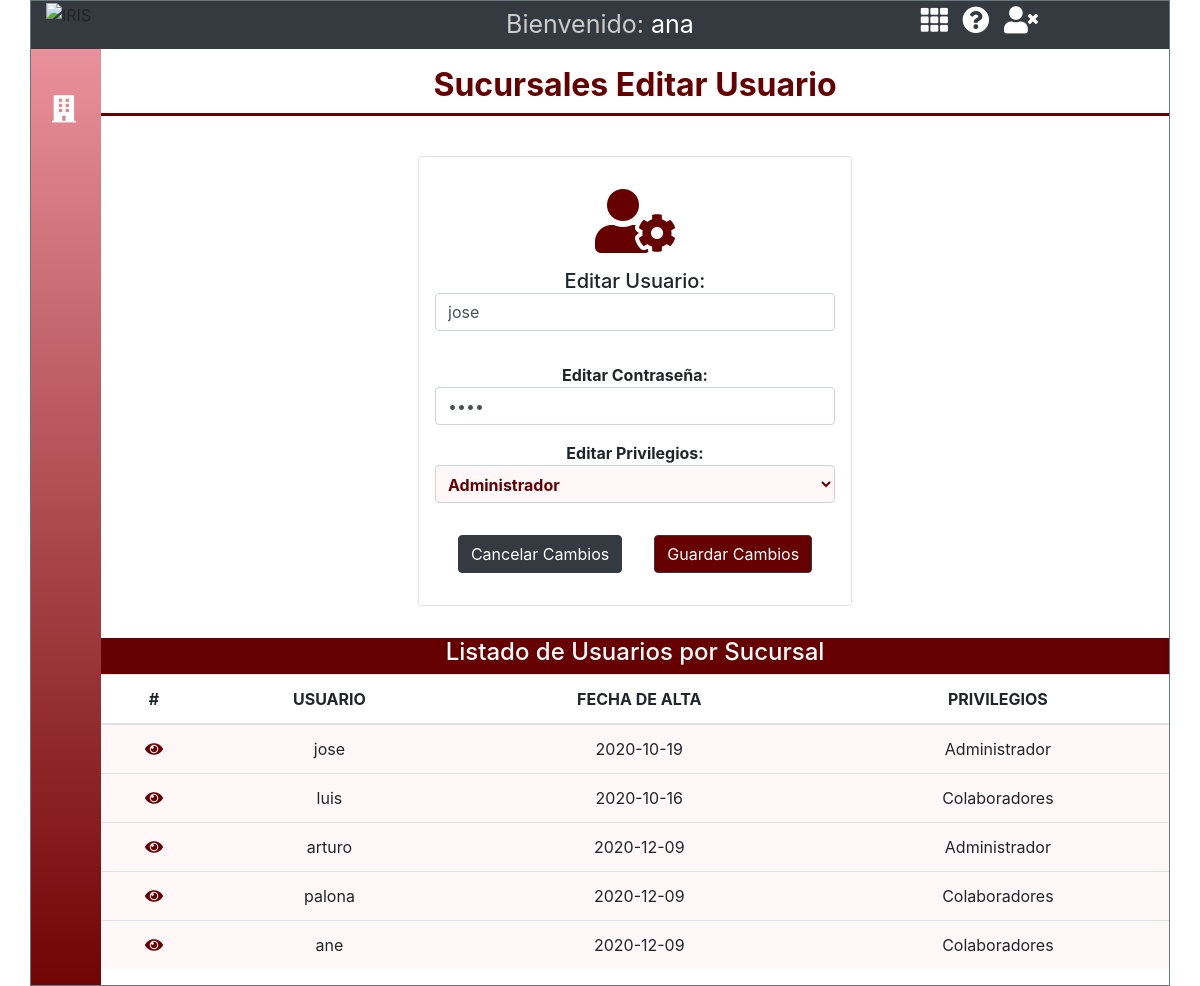
The app's page /views/sucursales_edicion_user.php?idcol=2&ids=1 (signed in) with its own data.
### tables this page shows
CREATE TABLE `colaboradores` (
  `id` int(11) NOT NULL,
  `nomcol` varchar(100) DEFAULT NULL,
  `fechacol` date DEFAULT NULL,
  `correo` varchar(100) DEFAULT NULL,
  `cuenta` varchar(100) DEFAULT NULL,
  `contra` varchar(100) DEFAULT NULL,
  `idrol` int(11) DEFAULT NULL
);

CREATE TABLE `sucursal` (
  `id` int(11) NOT NULL,
  `nomsuc` varchar(100) DEFAULT NULL,
  `dirsuc` varchar(100) DEFAULT NULL,
  `telsuc` varchar(50) DEFAULT NULL,
  `cp` varchar(20) NOT NULL,
  `estado` varchar(50) NOT NULL
);

CREATE TABLE `rol` (
  `id` int(11) NOT NULL,
  `tipo_rol` varchar(100) DEFAULT NULL,
  `cambios` varchar(100) DEFAULT NULL
);

### model/conexion.php (called while the page is built)
<?php
class conexion{
    public static function con(){
        include 'liga_BD.php';
        $link->set_charset("utf8");
        return $link;
    }
}
?>

### model/model_sucursal.php (called while the page is built, shortened)
<?php
include 'conexion.php';
class consul{
    private $db;
    private $lista;
    public function __construct(){
        $this->db=conexion::con();
        $this->lista=array();
    }
    public function sucursal($ids){
        $consulta=$this->db->query("SELECT * FROM sucursal WHERE id=$ids");
        while($filas=$consulta->fetch_assoc()){
            $this->lista[]=$filas;
        }
        return $this->lista;
    }
    public function colaboradorSucIc($idsuc){
        $consulta=$this->db->query("SELECT colaboradores.id as idcol, colaboradores.nomcol, colaboradores.cuenta, colaboradores.fechacol, rol.tipo_rol,sucursal.id as idsuc  from colaboradores INNER JOIN sucursal_colaborador on colaboradores.id=sucursal_colaborador.idcol INNER JOIN sucursal on sucursal.id=sucursal_colaborador.idsuc INNER JOIN rol ON colaboradores.idrol=rol.id WHERE sucursal.id=$idsuc AND rol.tipo_rol!='SuperAdministrador'");
        while($filas=$consulta->fetch_assoc()){
            $this->lista[]=$filas;
        }
        return $this->lista;
    }
    public function colaboradores($idc){
        $consulta=$this->db->query("SELECT nomcol, idrol , cuenta FROM colaboradores WHERE id=$idc");
        while($filas=$consulta->fetch_assoc()){
            $this->lista[]=$filas;
        }
        return $this->lista;
    }
    public function colaborador($id){
        $consulta=$this->db->query("SELECT colaboradores.id as idcols, colaboradores.nomcol as nomc, colaboradores.contra as contra, rol.tipo_rol as tipo_rol, rol.id as id_rol, colaboradores.fechacol as fcol, colaboradores.correo as correocol, colaboradores.cuenta as cuecol, sucursal.id as idsc FROM colaboradores INNER JOIN rol ON rol.id=colaboradores.idrol INNER JOIN sucursal_colaborador on sucursal_colaborador.idcol=colaboradores.id INNER JOIN sucursal ON sucursal.id=sucursal_colaborador.idsuc WHERE colaboradores.id=$id");
        while($filas=$consulta->fetch_assoc()){
            $this->lista[]=$filas;
        }
        return $this->lista;
    }
    public function roladm()
    {
        $rol = $this->db->query("SELECT rol.id as id_rol, rol.tipo_rol as tipo_rol FROM rol WHERE rol.id<>1");
        while ($filas = $rol->fetch_assoc()) {
            $this->lista[] = $filas;
        }
        return $this->lista;
    }
}
?>

### views/sucursales_edicion_user.php (the view, shortened to what this page needs)
<?php
require_once("../model/model_sucursal.php");
if($_SESSION['rol']==="SuperAdministrador"){
  $idcolsuc = $_GET['idcol'];
  $idsucur = $_GET['ids'];
  $col= new consul();
  $detallecolsuc = $col->colaboradorSucIc($idsucur);
  $col2= new consul();
  $detallecoledit = $col2->colaborador($idcolsuc);
  $roles = $col2->roladm();
  $col1= new consul();
  $detalleCol = $col1->colaboradores($_SESSION['idc']);
  $col5= new consul();
  $detalleSuc = $col5->sucursal($idsucur);
}
?>
<!DOCTYPE html>
<html lang="es">
<head>
    <link async href="../content/css/bootstrap.css" rel="stylesheet">
    <link  async rel="stylesheet" href="../content/css/estilos.css">
    <link href="../vendor/fontawesome-free/css/all.min.css" rel="stylesheet" type="text/css">
    <link rel="stylesheet" href="../content/js/popper.min.js">
  </head>
  <body>
<div class="container border border-secondary">
  <div class="row bg-dark">
              <div class="col-md-4 d-none d-md-block"><img src="../content/imagenes/logo.png" alt="IRIS" class="logo_iris"></div>
              <div class="col-sm-6 col-md-4 text-center user_text">
              <?php foreach ($detalleCol as $row) { ?>
               <span class="gris_claro">Bienvenido:</span> <?php echo $row['cuenta']; ?>
                </div>
              <div class="col-sm-6 col-md-4 iconos_menu ">
                <div class="text-center">
                <a href="menus_cuadros.php"><i class="fas fa-th"></i></a>
                <a href="#"><i class="fas fa-question-circle"></i></a>
                <a href="../model/cerrar.php"><i class="fas fa-user-times"></i></a>
                </div>
              </div>
  </div>
  <div class="row ">
    <div class="d-flex flex-row">
      <div>
        <div class="menu_lateral iconos_menu degradado ">
        <?php if($row['idrol']==1){
          foreach ($detalleSuc as $row6) {?>
          <a href="sucursales_detalle.php?ids=<?php echo $row6['id']; ?>"><i class="fas fa-building m-3 " data-toggle="tooltip" data-placement="right" title="Sucursales">
        </i>
        </a>
        <?php } }else{?>
          <a href="sucursales_detalle.php"><i class="fas fa-building m-3 " data-toggle="tooltip" data-placement="right" title="Sucursales">
        </i>
        </a>
       <?php }?>
    </div>
  </div>
      <div class="">
        <div class="contenedor_cabezal  border_seccion bg-white mb-2">
          <h1 class="text-center rojo_obscuro titulo_seccion mt-3 mb-2">Sucursales Editar Usuario</h1>
      </div>
      <form  action="../controller/add_colaborador.php" method="post" enctype="multipart/form-data">
     <div class="d-flex justify-content-center p-3">
            <div class="border rounded p-3 text-center box_sucursal m-3">
            <?php foreach ($detallecoledit as $row2) { ?>
              <i class="fas fa-user-cog fa-4x m-3 rojo_obscuro"></i>
              <p class=" h5"> Editar Usuario:
               <?php if($row['idrol']==1){ ?>
                <input type="text"  class="form-control" name="nomcola" id="nomcola" value="<?php echo $row2['cuecol']; ?>" style="width:400px">
               <?php } else{?>
                <input type="text"  class="form-control" name="nomcola" id="nomcola" value="<?php echo $row2['cuecol']; ?>" style="width:400px" readonly>
               <?php }?>
              </p> <br>
              <p class="font-weight-bold ">Editar Contraseña:
              <input type="password" class="form-control activar" name="contracola" id="contracola" value="<?php echo $row2['contra']; ?>" style="width:400px; "></p>
              <p class="font-weight-bold ">
               Editar Privilegios:
               <?php if($row['idrol']==1){ ?>
              <select name="id_rol" id="id_rol" class="p-2 color_rojo_suave rojo_obscuro font-weight-bold form-control">
              <?php
                        foreach ($roles as $ro) {
                    ?>
                        <option value="<?php echo $ro['id_rol']; ?>"> <?php echo $ro['tipo_rol']; ?></option>
                        <?php
                        }
                    ?>
                </select>
                  <?php }?>
            </p>
        <?php
          } ?>
            <div class="d-flex justify-content-center">
            <?php if($row['idrol']==1){ foreach ($detalleSuc as $row6) {?>
              <a href="sucursales_detalle.php?ids=<?php echo $row6['id']; ?>" type="button" class="btn btn-dark  m-3">
              Cancelar Cambios</a>
              <?php }} else {?>
                <a href="sucursales_detalle.php?" type="button" class="btn btn-dark  m-3"> Cancelar Cambios</a>
                <?php }?>
              <button type="submit" name="edit_col" class="btn btn-dark  m-3 rojo_obscuro_btn" value="Guardar datos">
                       Guardar Cambios
          </button>
            </div>
        </div>
    </div>
    </form>
    <div class="d-flex rojo_obscuro_btn text-white justify-content-center">
      <div><p class="text-center h4">Listado de Usuarios por Sucursal</p></div>
    </div>
    <div class="d-flex flex-row">
         <table class="table">
              <thead>
                <tr>
                  <th scope="col" class="text-center">#</th>
                  <th scope="col" class="text-center"> USUARIO</th>
                  <th scope="col" class="text-center">FECHA DE ALTA</th>
                  <th scope="col" class="text-center" >PRIVILEGIOS</th>
                </tr>
              </thead>
              <tbody>
              <?php foreach ($detallecolsuc as $rowx) { ?>
                <tr class="color_rojo_suave">
                  <td class="text-center" >
                  <?php if($row['idrol']==1){?>
                    <a href="sucursales_edicion_user.php?idcol=<?php echo $rowx['idcol']; ?>&ids=<?php echo $rowx['idsuc']; ?>" class="rojo_obscuro"><i class="fas fa-eye"></i></a>
                  <?php } else{?>
                    <a href="sucursales_edicion_user.php?idcol=<?php echo $rowx['idcol']; ?>" class="rojo_obscuro"><i class="fas fa-eye"></i></a>
                    <?php }?>
                  </td>
                  <td class="text-center"> <a  class="rojo_obscuro"><?php echo $rowx['cuenta']; ?></a> </td>
                  <td class="text-center"><?php echo $rowx['fechacol']; ?></td>
                  <td class="text-center">
                  <?php echo $rowx['tipo_rol']; ?>
                </td>
                </tr>
                <?php } ?>
              </tbody>
            </table>
        </div>
    </div>
    <?php } ?>
    </div>
</div>
  </div>

### content/css/estilos.css (style rules this page uses)
body a, a:link, a:hover { text-decoration: none; }
.box_sucursal { cursor: pointer; }
.logo_iris { width: 70px; }
.contenedor_cabezal { width: 1068px; padding:15px; box-sizing: border-box; background: white; }
.degradado { background: linear-gradient(180deg, #E9919B 0%, rgba(255, 255, 255, 0) 100%), #710404; background-repeat: no-repeat; background-size: cover; }
.menu_lateral { padding-top: 30px; width: 70px; min-height: 725px; height: 100%; }
.rojo_obscuro { color:#660000; }
.rojo_obscuro_btn { background-color:#660000; }
.color_rojo_suave { background-color:#fff7f8; }
.gris_claro { color: #ccc; }
.titulo_seccion { font-size: 2em; font-weight: bold; }
.border_seccion { border-bottom: solid 3px #660000; }
h1, h2, h3 { margin:0px; margin:0px; line-height: 10px; }
.iconos_menu a { color:white; font-size: 1.7em; padding: 5px; margin-top: 10px; }
.user_text { font-size: 25px; color:#fff; padding: 5px; }

### records on screen
colaboradores: cuenta "ana"
colaboradores: nomcola "jose", cuenta "jose", fechacol "2020-10-19", idrol.tipo_rol "Administrador"
colaboradores: cuenta "luis", fechacol "2020-10-16", idrol.tipo_rol "Colaboradores"
colaboradores: cuenta "arturo", fechacol "2020-12-09", idrol.tipo_rol "Administrador"
colaboradores: cuenta "palona", fechacol "2020-12-09", idrol.tipo_rol "Colaboradores"
colaboradores: cuenta "ane", fechacol "2020-12-09", idrol.tipo_rol "Colaboradores"

### other values on screen
form field id_rol "Administrador"
